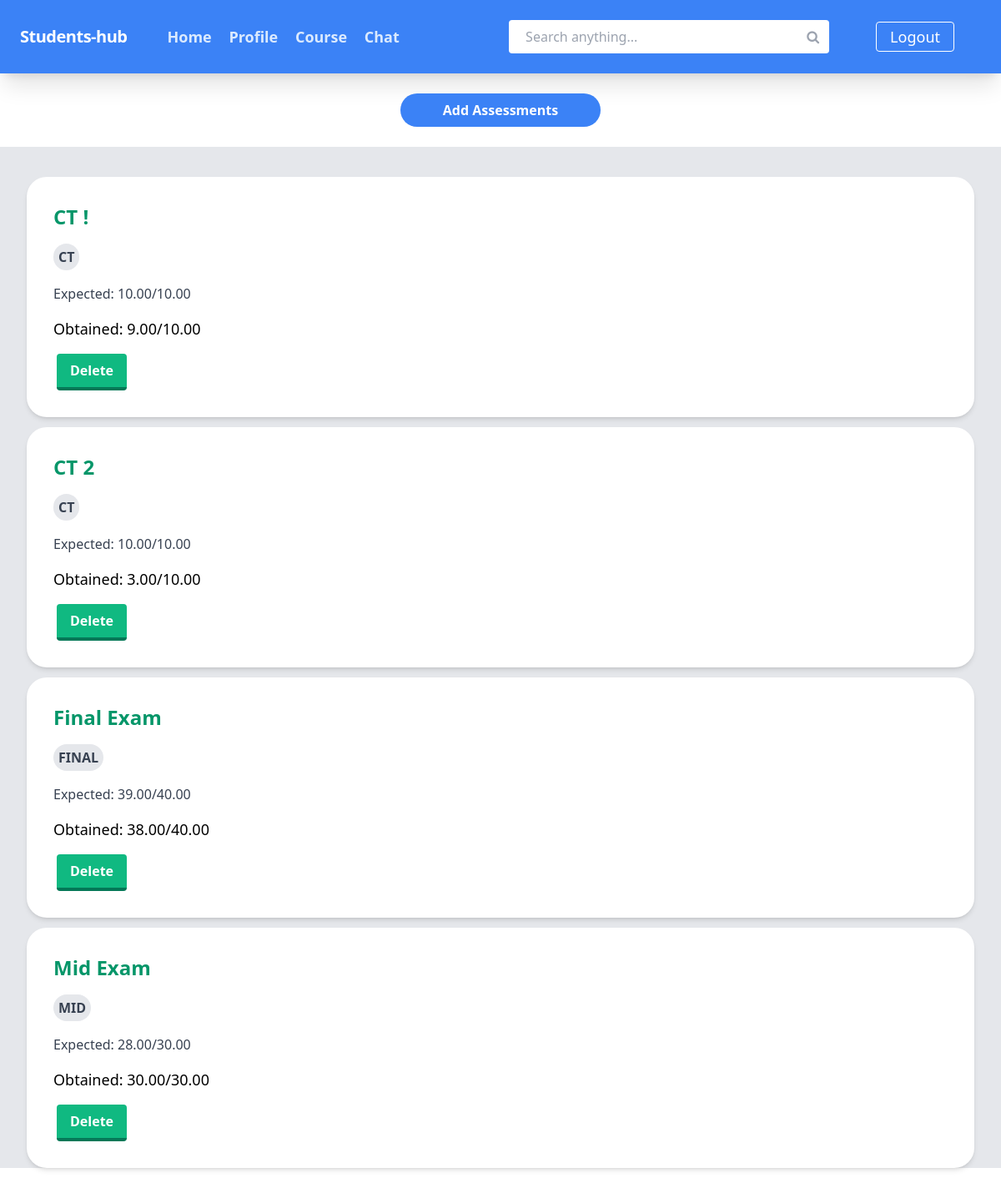
Screenshot of /stats/assessments.php?course_id=1 (signed in) with the database file from the repository.
### tables this page shows
CREATE TABLE `assessments` (
  `assess_id` int(11) NOT NULL,
  `expected_marks` decimal(5,2) DEFAULT NULL,
  `total_marks` decimal(5,2) DEFAULT NULL,
  `obtained_marks` decimal(5,2) DEFAULT NULL,
  `type` varchar(15) NOT NULL,
  `count` int(11) DEFAULT NULL,
  `course_id` int(11) NOT NULL,
  `asses_name` varchar(50) DEFAULT NULL
);

### stats/assessments.php (the view, shortened to what this page needs)
<!DOCTYPE html>
<html lang="en">
<?php
require_once '../header.php';
?>
<link rel="stylesheet" href="<?php echo CSS['modal.css']."?".time(); ?>">
<link rel="stylesheet" href="<?php echo CSS['stats.css']."?".time(); ?>">
</head>
<body>
<?php require_once INCLUDES['nav-main-template']; ?>
<?php require_once INCLUDES['nav-logged-template']; ?>
<?php
    $course_id=$_GET['course_id'];
    $select_asses_query="SELECT * FROM assessments WHERE course_id = $course_id ORDER BY type, assess_id";
    $select_asses_query_result = $conn->query($select_asses_query);
    $total_asses = mysqli_num_rows($select_asses_query_result);
?>
<div class="course-container">
    <div class="course-control">
        <center>
            <button onclick="toggleVisibility('add-asses-popup')" class="new-post-btn"> Add Assessments </button>
        </center>
    </div>
</div>
<div class="post-container">
    <br>
    <?php
    if ($total_asses){
        while($select_all_asses=mysqli_fetch_assoc($select_asses_query_result)){ ?>
                <div class="post-card">
                    <div class="post-text-container">
                        <div class="post-title-style">
                            <?php echo $select_all_asses['asses_name']; ?>
                        </div>
                        <span class="post-tag"><?php echo $select_all_asses['type']; ?></span>
                        <div class="post-author">
                            <?php echo "Expected: ".$select_all_asses['expected_marks']."/".$select_all_asses['total_marks']; ?>
                        </div>
                        <div>
                            <p class="post-text-style">
                                <?php echo "Obtained: ".$select_all_asses['obtained_marks']."/".$select_all_asses['total_marks']; ?>
                            </p>
                        </div>
                        <form action="" method="post">
                            <?php
                            echo "<input class='post-cm-btn' style='margin-left: 0.25rem' onclick='return confirm(\"Are you sure you want to delete this item?\")' type='submit' name='delete' value='Delete'>";
                            ?>
                        </form>
                    </div>
                </div>
        <?php }
    } else {?>
        <center><b>No data found...</b></center>
    <?php } ?>
</div>
<br />
</body>
</html>

### header.php (shortened to what this page needs)
<head>
    <link rel="stylesheet" href="<?php echo CSS['styles.css']."?".time(); ?>">
    <link rel="stylesheet" href="https://cdnjs.cloudflare.com/ajax/libs/font-awesome/4.7.0/css/font-awesome.min.css">

### template/nav-main.php
<nav class="nav">
    <div class="nav-logo">
        <span class="nav-logo-text">Students-hub</span>
    </div>

### template/nav-menu-for-logged-user.php (shortened to what this page needs)
<div class="nav-menu-container">
    <div class="nav-menu-wrapper">
        <a href="<?php echo PAGES['home']; ?>" class="nav-menu-item mr-4c">
            Home
        </a>
        <a href="<?php echo PAGES['profile']; ?>" class="nav-menu-item mr-4c">
            Profile
        </a>
        <a href="<?php echo PAGES['stats']; ?>" class="nav-menu-item mr-4c">
            Course
        </a>
        <a href="<?php echo PAGES['chat']; ?>" class="nav-menu-item mr-4c">
            Chat
        </a>
    </div>
    <div class="search-bar">
        <div class="search-bar-container">
            <form action="<?php echo PAGES['home']; ?>" method="get">
                <input type="text" class="search-bar-input" name="search-text" placeholder="Search anything...">
                <div class="search-btn-size">
                    <i class="fa fa-search search-btn-icon"></i>
                </div>
            </form>
        </div>
        <div class="nav-menu-container-right">
            <a href="<?php echo PAGES['logout']; ?>" class="nav-menu-btn">Logout</a>
        </div>
    </div>
</div>
</nav>

### css/styles.css (style rules this page uses)
html { line-height: 1.5; -webkit-text-size-adjust: 100%; -moz-tab-size: 4; -o-tab-size: 4; tab-size: 4; font-family: ui-sans-serif, system-ui, -apple-system, BlinkMacSystemFont, "Segoe UI", Roboto, "Helvetica Neue", Arial, "Noto Sans", sans-serif, "Apple Color Emoji", "Segoe UI Emoji", "Segoe UI Symbol", "Noto Color Emoji"; }
body { margin: 0; line-height: inherit; }
a { color: inherit; text-decoration: inherit; }
button, input, optgroup, select, textarea { font-family: inherit; font-size: 100%; line-height: inherit; color: inherit; margin: 0; padding: 0; }
button, select { text-transform: none; }
button, [type='button'], [type='reset'], [type='submit'] { -webkit-appearance: button; background-color: transparent; background-image: none; }
blockquote, dl, dd, h1, h2, h3, h4, h5, h6, hr, figure, p, pre { margin: 0; }
input::placeholder, textarea::placeholder { opacity: 1; color: #9ca3af; }
button, [role="button"] { cursor: pointer; }
.nav { display: flex; flex-wrap: wrap; align-items: center; justify-content: space-between; --tw-bg-opacity: 1; background-color: rgb(59 130 246 / var(--tw-bg-opacity)); padding: 1.5rem; --tw-shadow: 0 20px 25px -5px rgb(0 0 0 / 0.1), 0 8px 10px -6px rgb(0 0 0 / 0.1); --tw-shadow-colored: 0 20px 25px -5px var(--tw-shadow-color), 0 8px 10px -6px var(--tw-shadow-color); box-shadow: var(--tw-ring-offset-shadow, 0 0 #0000), var(--tw-ring-shadow, 0 0 #0000), var(--tw-shadow); }
.nav-logo { margin-right: 1.5rem; display: flex; flex-shrink: 0; align-items: center; --tw-text-opacity: 1; color: rgb(255 255 255 / var(--tw-text-opacity)); }
.nav-logo-text { font-size: 1.25rem; line-height: 1.75rem; font-weight: 600; letter-spacing: -0.025em; }
.nav-menu-container { margin-left: 1.5rem; display: block; width: 100%; flex-grow: 1; }
@media (min-width: 1024px) { .nav-menu-container { display: flex; } }
@media (min-width: 1024px) { .nav-menu-container { width: auto; } }
@media (min-width: 1024px) { .nav-menu-container { align-items: center; } }
.nav-menu-container-right { float: right; margin-left: 1.5rem; display: block; width: 100%; flex-grow: 1; }
@media (min-width: 1024px) { .nav-menu-container-right { display: flex; } }
@media (min-width: 1024px) { .nav-menu-container-right { width: auto; } }
@media (min-width: 1024px) { .nav-menu-container-right { align-items: center; } }
.nav-menu-wrapper { font-size: 1.125rem; line-height: 1.75rem; font-weight: 600; }
@media (min-width: 1024px) { .nav-menu-wrapper { flex-grow: 1; } }
.nav-menu-item { margin-top: 1rem; display: block; --tw-text-opacity: 1; color: rgb(219 234 254 / var(--tw-text-opacity)); }
@media (min-width: 1024px) { .nav-menu-item { margin-top: 0px; } }
@media (min-width: 1024px) { .nav-menu-item { display: inline-block; } }
.mr-4c { margin-right: 1rem; }
.nav-menu-btn { margin-top: 1rem; border-radius: 0.25rem; border-width: 1px; --tw-border-opacity: 1; border-color: rgb(255 255 255 / var(--tw-border-opacity)); padding-left: 1rem; padding-right: 1rem; padding-top: 0.5rem; padding-bottom: 0.5rem; font-size: 1.125rem; line-height: 1.75rem; line-height: 1; --tw-text-opacity: 1; color: rgb(255 255 255 / var(--tw-text-opacity)); }
@media (min-width: 1024px) { .nav-menu-btn { margin-top: 0px; } }
.search-bar { display: flex; align-items: center; justify-content: center; padding-left: 1rem; padding-right: 1rem; }
@media (min-width: 640px) { .search-bar { padding-left: 1.5rem; padding-right: 1.5rem; } }
@media (min-width: 1024px) { .search-bar { padding-left: 2rem; padding-right: 2rem; } }
.search-bar-container { position: relative; }
@media (min-width: 640px) { .search-bar-container { margin-right: 2.5rem; } }
@media (min-width: 1024px) { .search-bar-container { margin-right: 2rem; } }
.search-bar-input { z-index: 0; height: 2.5rem; width: 24rem; border-radius: 0.25rem; padding-right: 2rem; padding-left: 1.25rem; }
.search-btn-size { position: absolute; top: 0.5rem; right: 0.75rem; }
.search-btn-icon { z-index: 20; --tw-text-opacity: 1; color: rgb(156 163 175 / var(--tw-text-opacity)); }

### rows the page displays
assessments: asses_name "CT !", type "CT", expected_marks "10.00", total_marks "10.00", obtained_marks "9.00"
assessments: asses_name "CT 2", type "CT", expected_marks "10.00", total_marks "10.00", obtained_marks "3.00"
assessments: asses_name "Final Exam", type "FINAL", expected_marks "39.00", total_marks "40.00", obtained_marks "38.00"
assessments: asses_name "Mid Exam", type "MID", expected_marks "28.00", total_marks "30.00", obtained_marks "30.00"
